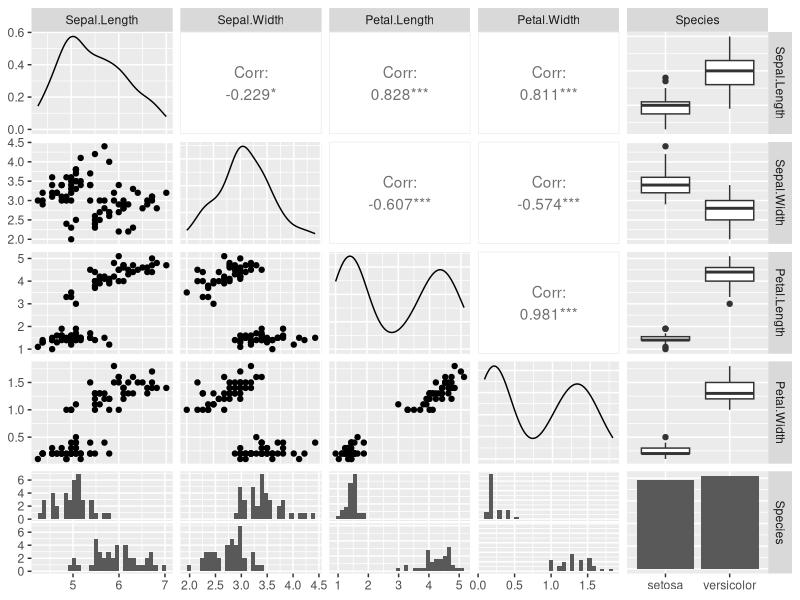

Write R code to recreate this figure. (Note: this script raises an error after producing the figure.)
#Iris Dataset: Logistic Regression Analysis Report
rm(list=ls())
library(datasets)
#load the dataset
ir_data<- iris
# See the first 6 samples
head(ir_data)
# Structure of the data
str(ir_data)
#To see the different classes
levels(ir_data$Species)
#Finding null values
sum(is.na(ir_data))
# Choosing only two species
ir_data<-ir_data[1:100,]
set.seed(100)
samp<-sample(1:100,80)
ir_train<-ir_data[samp,]
ir_test<-ir_data[-samp,]
dim(ir_train)
dim(ir_test)
#For plotting
#install.packages("ggplot2") 
#install.packages("GGally")
library(ggplot2)
library(GGally)
ggpairs(ir_train)
#Sepal length is more normalised
# Based on plot, a Logistic regression is applied with Species as the dependent variable and Sepal Length as the independent
y<-ir_train$Species; x<-ir_train$Sepal.Length
glfit<-glm(y~x, family = 'binomial')
summary(glfit)

#Result of the training data set is applied on the validation data set (20 samples of data)
newdata<- data.frame(x=ir_test$Sepal.Length)
predicted_val<-predict(glfit, newdata, type="response")
prediction<-data.frame(ir_test$Sepal.Length, ir_test$Species,predicted_val)
prediction
pred_new<-data.frame(ir_test$Sepal.Length, ir_test$Species,predicted_val)
pred_new
pred_new[predicted_val<=0.5,"Pred_type"]<-"setosa"
pred_new[predicted_val>0.5,"Pred_type"]<-"versicolor"
pred_new
pred_class<-data.frame(ir_test$Sepal.Length, ir_test$Species,pred_new$Pred_type)
pred_class
str(pred_class)
library(caret)

#Creating confusion matrix
example <- confusionMatrix(data=pred_class$pred_new.Pred_type, reference = pred_class$ir_test.Species)
pred_class$ir_test.Species = as.character(pred_class$ir_test.Species)
qplot(prediction[,1], round(prediction[,3]), col=prediction[,2], xlab = 'Sepal Length', ylab = 'Prediction using Logistic Reg.')

pred=as.factor(pred_class$pred_new.Pred_type)
ref=pred_class$ir_test.Species
length(pred)
length(ref)
eg<- confusionMatrix(data=pred,reference = ref)
eg
